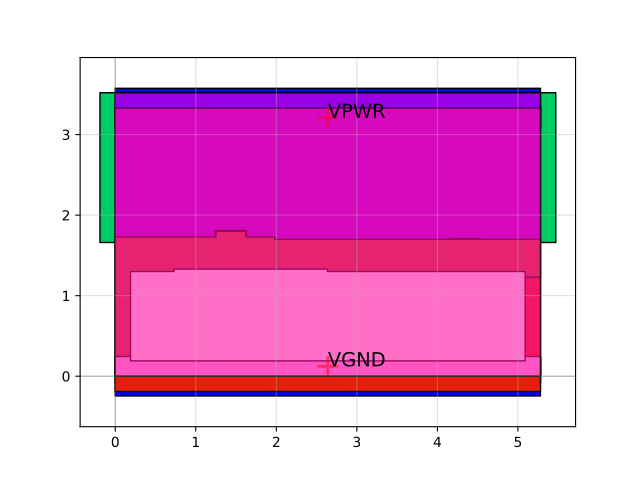

Recreate this plot in Python.
import sky130

c = sky130.components.sky130_fd_sc_hs__a2bb2oi_2()
c.plot()
